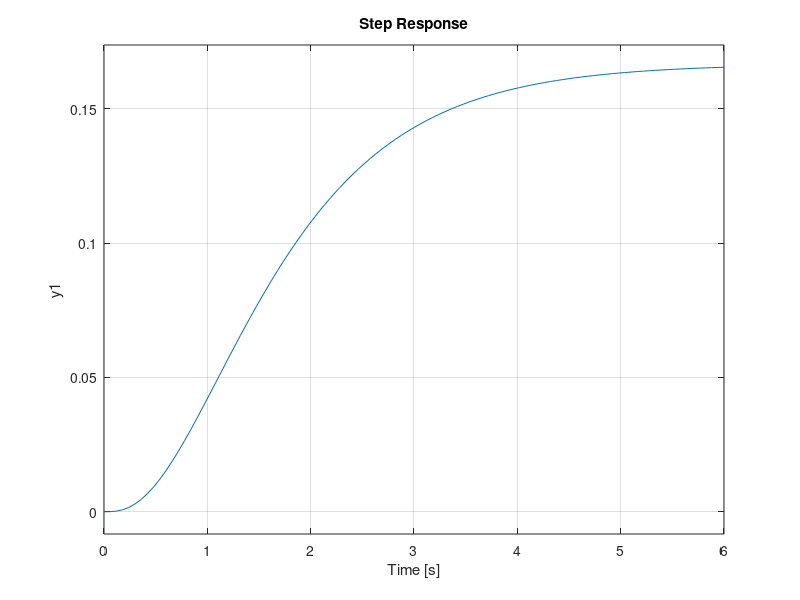

This chart was generated by the following MATLAB code: (Note: this script raises an error after producing the figure.)
NUM = 1;
DEN = [1 6 11 6];
G = tf(NUM, DEN)
step(G);
[A,B,C,D] = tf2ss (NUM, DEN);
p = [-10 -11 -20];
k1 = place (A,B,p);
Ar1 = A -B*k1;
hold on
step (Ar1,B,C,D);
Q1=[100 0 0;0 1 0;0 0 1]
R=10;
k2= lqr(A,B,Q1,R)
Ar2 = A -B*k2;
%figure();
step (Ar2,B,C,D);
